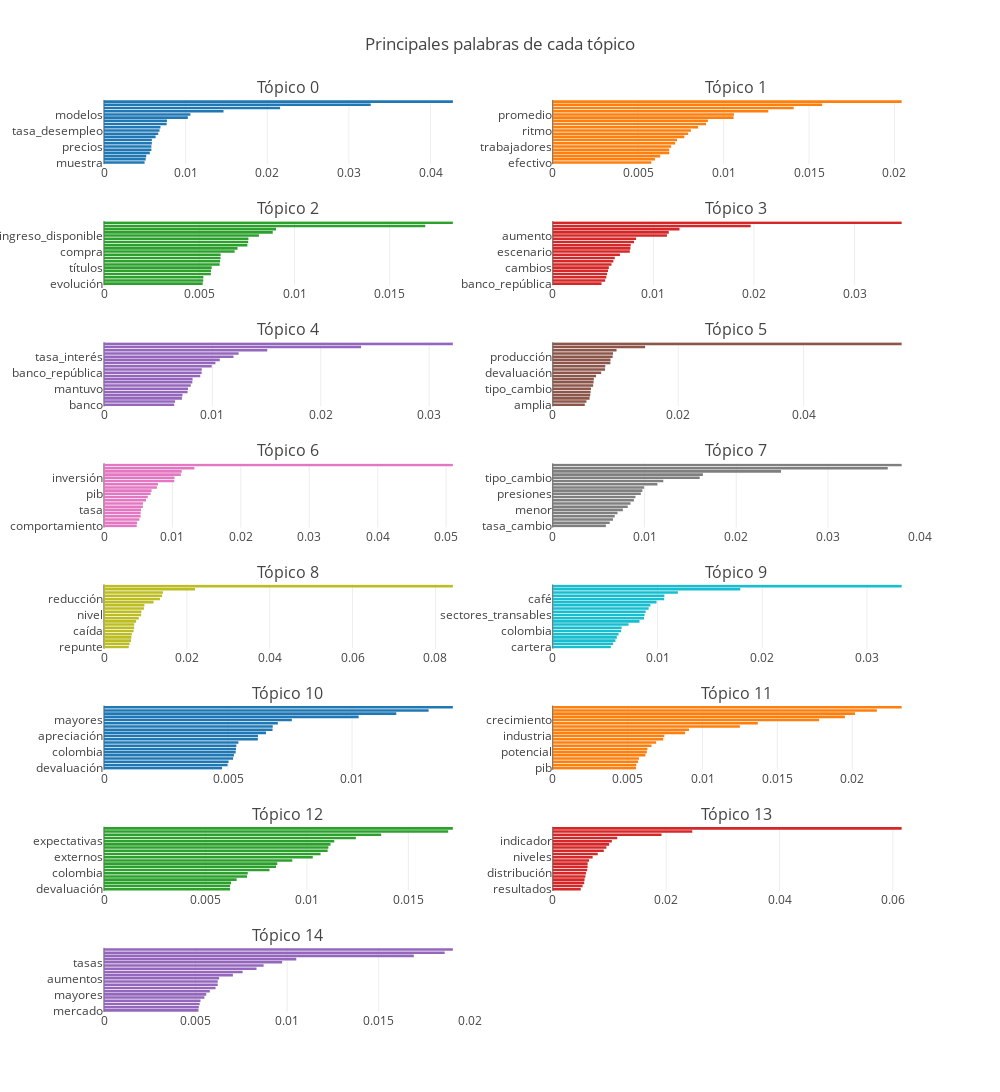

Write notebook code for a chart like this one.
### Markdown cell above
#### Visualización de palabras con gráficas de barras (opcional)

Visualizar las palabras más probables de cada tópico sirve para "ponerle nombre" a cada tópico.

Aunque esta información es fácilmente visible en `PyLDAvis`, estas son otras opciones.

### Code cell
from plotly import tools
import plotly.graph_objs as go

k = modelo.num_topics
cols = 2
rows = int(np.ceil(k / cols))

subi = [(r+1, c+1) for r in range(rows) for c in range(cols)]

fig = tools.make_subplots(rows=rows, cols=cols, 
                          subplot_titles=([f'Tópico {t}' for t in range(k)]),
                          print_grid=False,
                         )

for i, t in enumerate(range(k)):
    dfg=palabras.loc[palabras['topico'] == t]
    dfg.sort_values(by='probabilidad', inplace=True)
    
    trace = go.Bar(x=dfg['probabilidad'], y=dfg['palabra'], orientation='h',)
    
    ix = subi[i]
    fig.add_trace(trace, row=ix[0], col=ix[1])

fig.layout.update(title='Principales palabras de cada tópico',
                  showlegend=False, yaxis=dict(automargin=True, ),
                  height=1800, width=1000)

pyo.iplot(fig)

### Figure 1 — Plotly figure (JSON) as saved in the notebook; plotly's stock layout.template omitted (floating-point values rounded to 4 significant figures)
{"data": [{"orientation": "h", "type": "bar", "uid": "274b7977-a0ab-473e-b80e-6431469e4402", "x": [0.004971, 0.005104, 0.005174, 0.005612, 0.005802, 0.005802, 0.005858, 0.005864, 0.006318, 0.006638, 0.006803, 0.006915, 0.007671, 0.007722, 0.01027, 0.01058, 0.01464, 0.02157, 0.03267, 0.04273], "xaxis": "x", "y": ["muestra", "presentado", "escenario_central", "incremento", "senda_central", "precios", "base", "proyecciones", "resultados", "principales", "tasa_desempleo", "devaluación", "probabilidad", "banco", "nivel", "modelos", "promedio", "pronósticos", "pronóstico", "inflación"], "yaxis": "y"}, {"orientation": "h", "type": "bar", "uid": "9954710e-87b3-4456-9cf1-3a692f89694a", "x": [0.005767, 0.005978, 0.006284, 0.006816, 0.006817, 0.006928, 0.00716, 0.007272, 0.007699, 0.007924, 0.008086, 0.008506, 0.00897, 0.009077, 0.01058, 0.0106, 0.01261, 0.0141, 0.01577, 0.02042], "xaxis": "x2", "y": ["efectivo", "nivel", "expansión", "nominal", "observado", "trabajadores", "demanda", "muestra", "plazos", "base", "ritmo", "inversión", "tasa", "comportamiento", "base_monetaria", "promedio", "tasas", "vivienda", "construcción", "crecimiento"], "yaxis": "y2"}, {"orientation": "h", "type": "bar", "uid": "8bf95a4f-ff93-4446-a42f-6b4319488410", "x": [0.005181, 0.00521, 0.005214, 0.005609, 0.005615, 0.005653, 0.006069, 0.006094, 0.006118, 0.006122, 0.006857, 0.007008, 0.007525, 0.00757, 0.00758, 0.008132, 0.008857, 0.009029, 0.01686, 0.01831], "xaxis": "x3", "y": ["evolución", "dane", "deuda_pública", "colombia", "indicador", "títulos", "millones", "superior", "mercado", "reservas_internacionales", "compra", "nivel", "crédito", "trabajadas", "tes", "ingreso_disponible", "expansión", "demanda", "liquidez", "crecimiento"], "yaxis": "y3"}, {"orientation": "h", "type": "bar", "uid": "f61cb8f2-3a5c-4d09-bb66-51f14a8c892a", "x": [0.004841, 0.005207, 0.005316, 0.005402, 0.005491, 0.00557, 0.005834, 0.006019, 0.006161, 0.006672, 0.007655, 0.007715, 0.007747, 0.008077, 0.008278, 0.01134, 0.01153, 0.01259, 0.01967, 0.03468], "xaxis": "x4", "y": ["banco_república", "pronóstico", "costos", "escenario_básico", "resultados", "cambios", "menor", "crecimiento", "tasa", "promedio", "escenario", "cartera", "expectativas", "modelo", "producto", "aumento", "reducción", "productividad", "pronósticos", "inflación"], "yaxis": "y4"}, {"orientation": "h", "type": "bar", "uid": "02658d8b-a32e-4ecd-ad7c-8f6265ed3b43", "x": [0.006477, 0.006559, 0.007188, 0.007243, 0.007708, 0.007752, 0.008005, 0.00815, 0.008174, 0.00888, 0.009009, 0.009022, 0.009938, 0.01028, 0.01068, 0.01195, 0.01242, 0.01506, 0.02372, 0.03219], "xaxis": "x5", "y": ["banco", "pasó", "promedio", "entorno", "colocación", "mantuvo", "crecimiento", "nivel", "medida", "mercado", "banco_república", "dtf", "crédito", "tasas_intervención", "contracción", "tasa_interés", "real", "tasas_interés", "tasas", "tasa"], "yaxis": "y5"}, {"orientation": "h", "type": "bar", "uid": "79da4daa-0f05-4230-9755-2a179c567716", "x": [0.005101, 0.005367, 0.005865, 0.005971, 0.006029, 0.006083, 0.006438, 0.006498, 0.006543, 0.006905, 0.007712, 0.008334, 0.008369, 0.009182, 0.009207, 0.009545, 0.00961, 0.01017, 0.01473, 0.05564], "xaxis": "x6", "y": ["amplia", "economía", "cambiaria", "resultado", "externas", "tipo_cambio", "nivel", "peso", "condiciones", "demanda_mundial", "devaluación", "tasas_interés", "opep", "apreciación", "política_monetaria", "producción", "depreciación", "inflación", "compras", "brecha_producto"], "yaxis": "y6"}, {"orientation": "h", "type": "bar", "uid": "e5f49807-ba81-4d07-b8ac-64d4b27845bf", "x": [0.00478, 0.004821, 0.005177, 0.005355, 0.005363, 0.005411, 0.005679, 0.005693, 0.006138, 0.006397, 0.006806, 0.006951, 0.00772, 0.007886, 0.01027, 0.0103, 0.01123, 0.01135, 0.01321, 0.05098], "xaxis": "x7", "y": ["comportamiento", "desempeño", "observado", "expansión", "desaceleración", "tasa", "demanda", "estados_unidos", "consumo_hogares", "exportaciones", "pib", "espera", "demanda_interna", "dinamismo", "menor", "inversión", "consumo", "recuperación", "economía", "crecimiento"], "yaxis": "y7"}, {"orientation": "h", "type": "bar", "uid": "33b017b0-3d26-43dc-a08c-d49082ec6f5a", "x": [0.005787, 0.006207, 0.00656, 0.00675, 0.007055, 0.007638, 0.008165, 0.008472, 0.008841, 0.009009, 0.009598, 0.009764, 0.009951, 0.01141, 0.01205, 0.01602, 0.01637, 0.02488, 0.03652, 0.03803], "xaxis": "x8", "y": ["tasa_cambio", "comportamiento", "aumento", "incrementos", "pronóstico", "menor", "devaluación", "precio", "apreciación", "inflación_transables", "presiones", "modelo_central", "efecto", "pronósticos", "reducción", "tipo_cambio", "alimentos", "inflación", "inflación_alimentos", "precios"], "yaxis": "y8"}, {"orientation": "h", "type": "bar", "uid": "0bdeb7c1-55d7-4c21-a4cb-084718d75fbb", "x": [0.005982, 0.006178, 0.006521, 0.006597, 0.006713, 0.007141, 0.007265, 0.007309, 0.007753, 0.00839, 0.00897, 0.009021, 0.009629, 0.009755, 0.01195, 0.0135, 0.01402, 0.01422, 0.02197, 0.08419], "xaxis": "x9", "y": ["repunte", "ipc_alimentos", "expectativas", "servicios_públicos", "variación", "caída", "inflación_consumidor", "grupo", "incremento", "menor", "nivel", "alimentos", "inflación_alimentos", "observada", "promedio", "reducción", "puntos_porcentuales", "inflación_básica", "precios", "inflación"], "yaxis": "y9"}, {"orientation": "h", "type": "bar", "uid": "1809f290-6907-42e1-bada-9cc8c2ca4cb3", "x": [0.005541, 0.00576, 0.00598, 0.006109, 0.006281, 0.006522, 0.00657, 0.007233, 0.00828, 0.008707, 0.008767, 0.008867, 0.009149, 0.009317, 0.009905, 0.01063, 0.01066, 0.01194, 0.01791, 0.03331], "xaxis": "x10", "y": ["cartera", "esperado", "observado", "exportaciones", "tasa", "colombia", "productos", "petróleo", "precio", "espera", "sectores_transables", "producción", "caída", "comportamiento", "bienes", "café", "promedio", "menor", "precios", "crecimiento"], "yaxis": "y10"}, {"orientation": "h", "type": "bar", "uid": "fb161bbd-245f-4beb-a020-e7e2aaa6be49", "x": [0.004759, 0.004981, 0.005019, 0.005205, 0.005239, 0.005307, 0.005321, 0.005336, 0.005417, 0.006202, 0.006208, 0.006529, 0.006794, 0.006802, 0.007009, 0.007573, 0.01027, 0.01178, 0.01309, 0.01406], "xaxis": "x11", "y": ["devaluación", "tasa", "corto_plazo", "mercado_cambiario", "externo", "colombia", "situación", "tipo_cambio", "divisas", "aumento", "apreciación", "déficit", "venezuela", "exportaciones", "balanza_pagos", "mayores", "ingresos", "pib", "crecimiento", "gobierno"], "yaxis": "y11"}, {"orientation": "h", "type": "bar", "uid": "25010d35-d877-4b4f-bda1-435948f9a9ed", "x": [0.005557, 0.005576, 0.005699, 0.005753, 0.006184, 0.006277, 0.006321, 0.006594, 0.006901, 0.007374, 0.007447, 0.008839, 0.0091, 0.01249, 0.01369, 0.01779, 0.01951, 0.02019, 0.02165, 0.0233], "xaxis": "x12", "y": ["pib", "precios", "estimaciones", "trabajador", "transporte", "potencial", "promedio", "sectores", "incremento", "reducción", "industria", "inflación", "pib_potencial", "flujos_capital", "productividad", "crecimiento", "inflación_transables", "regulados", "brecha", "transables"], "yaxis": "y12"}, {"orientation": "h", "type": "bar", "uid": "0aef7974-4908-4aa2-aaa7-fb29c8d8a67d", "x": [0.006212, 0.006217, 0.006261, 0.006536, 0.007049, 0.007085, 0.008157, 0.008476, 0.00854, 0.009281, 0.01029, 0.01067, 0.01102, 0.01106, 0.01116, 0.01135, 0.01241, 0.01366, 0.01696, 0.01719], "xaxis": "x13", "y": ["devaluación", "términos_intercambio", "proyecciones", "riesgo", "pib", "colombia", "mercados", "tasa_cambio", "esperan", "capitales", "externos", "déficit_corriente", "pronósticos", "analistas_locales", "extranjeros", "expectativas", "dólar", "crecimiento", "promedio", "analistas"], "yaxis": "y13"}, {"orientation": "h", "type": "bar", "uid": "37e28f67-a6cf-4436-a426-45db6f5c187e", "x": [0.00493, 0.005257, 0.00554, 0.005602, 0.00576, 0.005849, 0.00608, 0.006137, 0.006142, 0.0064, 0.007031, 0.007931, 0.009002, 0.009452, 0.009944, 0.01042, 0.01137, 0.01919, 0.0246, 0.06155], "xaxis": "x14", "y": ["resultados", "muestran", "muestra", "reducción", "materias_primas", "distribución", "fedesarrollo", "porcentaje", "regulados", "cumplimiento_meta", "niveles", "indicadores", "arriendos", "precios", "nivel", "indicador", "inflación_transables", "meta", "expectativas", "inflación"], "yaxis": "y14"}, {"orientation": "h", "type": "bar", "uid": "cd623fed-fa4c-4ffd-8d25-870c23a0a0c3", "x": [0.005158, 0.005178, 0.005225, 0.005269, 0.005483, 0.005582, 0.005778, 0.006093, 0.00621, 0.006212, 0.006288, 0.007039, 0.007568, 0.008328, 0.008716, 0.00973, 0.0105, 0.01692, 0.0186, 0.01905], "xaxis": "x15", "y": ["mercado", "apreciación", "importante", "cambio", "largo_plazo", "mayores", "contexto", "espera", "economías", "factores", "aumentos", "economías_emergentes", "incremento", "fed", "inflación", "tasas", "crecimiento", "tasas_interés", "estados_unidos", "aumento"], "yaxis": "y15"}], "layout": {"annotations": [{"font": {"size": 16}, "showarrow": false, "text": "Tópico 0", "x": 0.225, "xanchor": "center", "xref": "paper", "y": 1, "yanchor": "bottom", "yref": "paper"}, {"font": {"size": 16}, "showarrow": false, "text": "Tópico 1", "x": 0.775, "xanchor": "center", "xref": "paper", "y": 1, "yanchor": "bottom", "yref": "paper"}, {"font": {"size": 16}, "showarrow": false, "text": "Tópico 2", "x": 0.225, "xanchor": "center", "xref": "paper", "y": 0.8672, "yanchor": "bottom", "yref": "paper"}, {"font": {"size": 16}, "showarrow": false, "text": "Tópico 3", "x": 0.775, "xanchor": "center", "xref": "paper", "y": 0.8672, "yanchor": "bottom", "yref": "paper"}, {"font": {"size": 16}, "showarrow": false, "text": "Tópico 4", "x": 0.225, "xanchor": "center", "xref": "paper", "y": 0.7344, "yanchor": "bottom", "yref": "paper"}, {"font": {"size": 16}, "showarrow": false, "text": "Tópico 5", "x": 0.775, "xanchor": "center", "xref": "paper", "y": 0.7344, "yanchor": "bottom", "yref": "paper"}, {"font": {"size": 16}, "showarrow": false, "text": "Tópico 6", "x": 0.225, "xanchor": "center", "xref": "paper", "y": 0.6016, "yanchor": "bottom", "yref": "paper"}, {"font": {"size": 16}, "showarrow": false, "text": "Tópico 7", "x": 0.775, "xanchor": "center", "xref": "paper", "y": 0.6016, "yanchor": "bottom", "yref": "paper"}, {"font": {"size": 16}, "showarrow": false, "text": "Tópico 8", "x": 0.225, "xanchor": "center", "xref": "paper", "y": 0.4688, "yanchor": "bottom", "yref": "paper"}, {"font": {"size": 16}, "showarrow": false, "text": "Tópico 9", "x": 0.775, "xanchor": "center", "xref": "paper", "y": 0.4688, "yanchor": "bottom", "yref": "paper"}, {"font": {"size": 16}, "showarrow": false, "text": "Tópico 10", "x": 0.225, "xanchor": "center", "xref": "paper", "y": 0.3359, "yanchor": "bottom", "yref": "paper"}, {"font": {"size": 16}, "showarrow": false, "text": "Tópico 11", "x": 0.775, "xanchor": "center", "xref": "paper", "y": 0.3359, "yanchor": "bottom", "yref": "paper"}, {"font": {"size": 16}, "showarrow": false, "text": "Tópico 12", "x": 0.225, "xanchor": "center", "xref": "paper", "y": 0.2031, "yanchor": "bottom", "yref": "paper"}, {"font": {"size": 16}, "showarrow": false, "text": "Tópico 13", "x": 0.775, "xanchor": "center", "xref": "paper", "y": 0.2031, "yanchor": "bottom", "yref": "paper"}, {"font": {"size": 16}, "showarrow": false, "text": "Tópico 14", "x": 0.225, "xanchor": "center", "xref": "paper", "y": 0.07031, "yanchor": "bottom", "yref": "paper"}], "height": 1800, "showlegend": false, "title": {"text": "Principales palabras de cada tópico"}, "width": 1000, "xaxis": {"anchor": "y", "autorange": true, "domain": [0, 0.45], "range": [0, 0.04498], "type": "linear"}, "xaxis10": {"anchor": "y10", "autorange": true, "domain": [0.55, 1], "range": [0, 0.03507], "type": "linear"}, "xaxis11": {"anchor": "y11", "autorange": true, "domain": [0, 0.45], "range": [0, 0.0148], "type": "linear"}, "xaxis12": {"anchor": "y12", "autorange": true, "domain": [0.55, 1], "range": [0, 0.02453], "type": "linear"}, "xaxis13": {"anchor": "y13", "autorange": true, "domain": [0, 0.45], "range": [0, 0.0181], "type": "linear"}, "xaxis14": {"anchor": "y14", "autorange": true, "domain": [0.55, 1], "range": [0, 0.06479], "type": "linear"}, "xaxis15": {"anchor": "y15", "autorange": true, "domain": [0, 0.45], "range": [0, 0.02005], "type": "linear"}, "xaxis16": {"anchor": "y16", "domain": [0.55, 1]}, "xaxis2": {"anchor": "y2", "autorange": true, "domain": [0.55, 1], "range": [0, 0.02149], "type": "linear"}, "xaxis3": {"anchor": "y3", "autorange": true, "domain": [0, 0.45], "range": [0, 0.01927], "type": "linear"}, "xaxis4": {"anchor": "y4", "autorange": true, "domain": [0.55, 1], "range": [0, 0.0365], "type": "linear"}, "xaxis5": {"anchor": "y5", "autorange": true, "domain": [0, 0.45], "range": [0, 0.03388], "type": "linear"}, "xaxis6": {"anchor": "y6", "autorange": true, "domain": [0.55, 1], "range": [0, 0.05857], "type": "linear"}, "xaxis7": {"anchor": "y7", "autorange": true, "domain": [0, 0.45], "range": [0, 0.05367], "type": "linear"}, "xaxis8": {"anchor": "y8", "autorange": true, "domain": [0.55, 1], "range": [0, 0.04004], "type": "linear"}, "xaxis9": {"anchor": "y9", "autorange": true, "domain": [0, 0.45], "range": [0, 0.08862], "type": "linear"}, "yaxis": {"anchor": "x", "automargin": true, "autorange": true, "domain": [0.9297, 1], "range": [-0.5, 19.5], "type": "category"}, "yaxis10": {"anchor": "x10", "autorange": true, "domain": [0.3984, 0.4688], "range": [-0.5, 19.5], "type": "category"}, "yaxis11": {"anchor": "x11", "autorange": true, "domain": [0.2656, 0.3359], "range": [-0.5, 19.5], "type": "category"}, "yaxis12": {"anchor": "x12", "autorange": true, "domain": [0.2656, 0.3359], "range": [-0.5, 19.5], "type": "category"}, "yaxis13": {"anchor": "x13", "autorange": true, "domain": [0.1328, 0.2031], "range": [-0.5, 19.5], "type": "category"}, "yaxis14": {"anchor": "x14", "autorange": true, "domain": [0.1328, 0.2031], "range": [-0.5, 19.5], "type": "category"}, "yaxis15": {"anchor": "x15", "autorange": true, "domain": [0, 0.07031], "range": [-0.5, 19.5], "type": "category"}, "yaxis16": {"anchor": "x16", "domain": [0, 0.07031]}, "yaxis2": {"anchor": "x2", "autorange": true, "domain": [0.9297, 1], "range": [-0.5, 19.5], "type": "category"}, "yaxis3": {"anchor": "x3", "autorange": true, "domain": [0.7969, 0.8672], "range": [-0.5, 19.5], "type": "category"}, "yaxis4": {"anchor": "x4", "autorange": true, "domain": [0.7969, 0.8672], "range": [-0.5, 19.5], "type": "category"}, "yaxis5": {"anchor": "x5", "autorange": true, "domain": [0.6641, 0.7344], "range": [-0.5, 19.5], "type": "category"}, "yaxis6": {"anchor": "x6", "autorange": true, "domain": [0.6641, 0.7344], "range": [-0.5, 19.5], "type": "category"}, "yaxis7": {"anchor": "x7", "autorange": true, "domain": [0.5312, 0.6016], "range": [-0.5, 19.5], "type": "category"}, "yaxis8": {"anchor": "x8", "autorange": true, "domain": [0.5312, 0.6016], "range": [-0.5, 19.5], "type": "category"}, "yaxis9": {"anchor": "x9", "autorange": true, "domain": [0.3984, 0.4688], "range": [-0.5, 19.5], "type": "category"}}}
